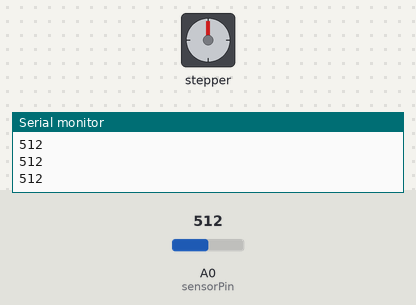
Recording of a sketch running on a simulated Arduino Uno, built with avr-gcc and run on an emulated ATmega328P. On the bench: stepper motor, the last lines printed to the serial monitor. Wiring (inferred from the names in the program): stepper motor driver (200 steps per turn assumed): step pin 9; direction pin 8. The inputs (shaded band) are chosen by the test bench; at power-on: A0 (sensorPin) = 512.

Above: at 0.15 s.
At 1.2 s:
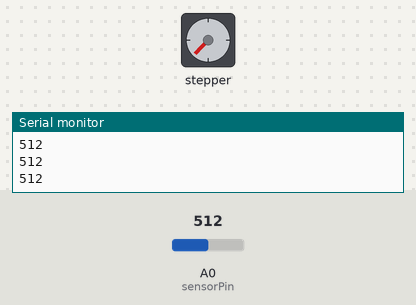
1.3 s: A0 (sensorPin) set to 0
At 1.68 s:
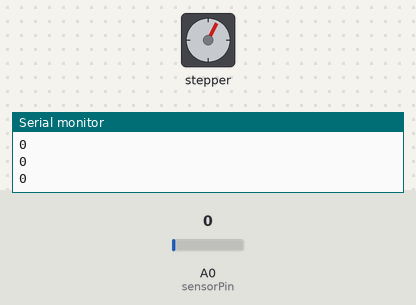
4.3 s: A0 (sensorPin) set to 810
Timing chart, 0 to 7.3 s (numbered marks = the images above; inputs shaded):
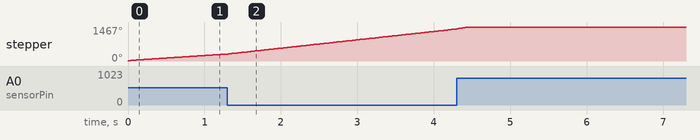

The sketch:

sketch_apr13a.ino
```cpp
const int stepPin = 9;
const int dirPin = 8;
const int sensorPin = A0;

int sensorValue = 0;
int threshold = 800;  // ←ここは実際に調整する

bool stopped = false;

void setup() {
  pinMode(stepPin, OUTPUT);
  pinMode(dirPin, OUTPUT);
  digitalWrite(dirPin, HIGH); // 回転方向固定

  Serial.begin(6000);
}

void loop() {
  sensorValue = analogRead(sensorPin);
  Serial.println(sensorValue);

  if (!stopped) {
    // 回転処理
    digitalWrite(stepPin, HIGH);
    delayMicroseconds(800);
    digitalWrite(stepPin, LOW);
    delayMicroseconds(750);

    // センサー判定
    if (sensorValue > threshold) {
      stopped = true;

      // 徐々に止める（ルーレット感）
      for (int d = 800; d < 3000; d += 50) {
        digitalWrite(stepPin, HIGH);
        delayMicroseconds(d);
        digitalWrite(stepPin, LOW);
        delayMicroseconds(d);
      }
    }
  }
}
```
